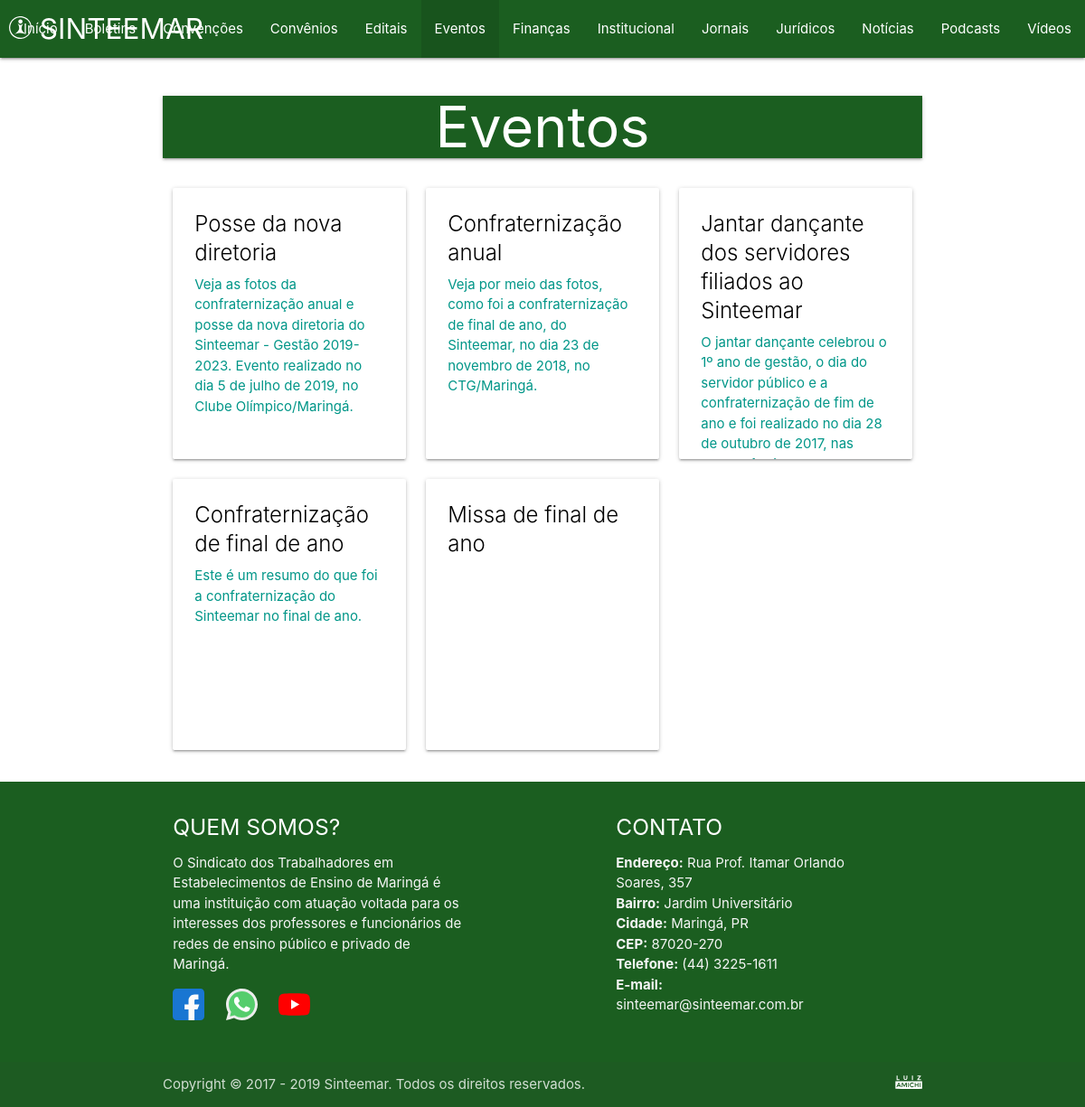
The page /eventos.php on the database its author committed.
### tables this page shows
CREATE TABLE IF NOT EXISTS `EVENTOS` (
	`ID` INT NOT NULL AUTO_INCREMENT PRIMARY KEY,
	`TITULO` VARCHAR(128) NOT NULL,
	`TEXTO` TEXT NULL,
	`IMAGENS` VARCHAR(64) NOT NULL
);

### sgc/dao.php (called while the page is built, shortened)
<?php
	function mysql() {
		$host = 'sinteemar.com.br';
		$user = 'sint';
		$password = 'Senha do banco de dados';
		$name = 'sint_2019';
		try {
			$connection = new mysqli($host, $user, $password, $name);
			$connection->set_charset('utf8');
		}
		catch(Exception $e) {
			$connection = null;
		}
		finally {
			return $connection;
		}
	}
	function sql_length($table, $condition=null) {
		$query = 'SELECT COUNT(*) FROM ' . $table . ($condition ? ' WHERE ' . $condition : '') . ';';
		$rows = 0;
		if($sql = mysql()) {
			try {
				$result = $sql->query($query);
				$rows = $result->fetch_assoc()['COUNT(*)'];
			}
			finally {
				mysqli_close($sql);
			}
		}
		return $rows;
	}
	function sql_read($table, $condition=null, $unique=false) {
		$query = 'SELECT @ROW_NUMBER:=@ROW_NUMBER+1 AS ROWNUM, 1 FIX, ' . $table . '.* FROM ' . $table . ', (SELECT @ROW_NUMBER:=0) AS RN ' . ($condition ? ' WHERE ' . $condition : '') . ';';
		$rows = null;
		if($sql = mysql()) {
			try {
				$result = $sql->query($query);
				if($result->num_rows == 0)
					$rows = array();
				elseif($result->num_rows == 1)
					$rows = $unique ? $result->fetch_assoc() : array($result->fetch_assoc());
				else
					$rows = $unique ? $result->fetch_all(MYSQLI_ASSOC)[0] : $result->fetch_all(MYSQLI_ASSOC);
			}
			finally {
				mysqli_close($sql);
			}
		}
		return $rows;
	}
?>

### eventos.php (the view, shortened to what this page needs)
<?php
	require_once('sgc/dao.php');
	$id = filter_input(INPUT_GET, 'id', FILTER_SANITIZE_STRING);
	$page = max(1, filter_input(INPUT_GET, 'p', FILTER_SANITIZE_NUMBER_INT));
	$title = 'Eventos';
	if(!empty($id))
		$evento = sql_read($table='EVENTOS', $condition='ID=' . (int) base64_decode($id), $unique=true);
	else {
		$pages = ceil(sql_length($table='EVENTOS') / 24);
		$page = min($page, $pages);
		$eventos = sql_read($table='EVENTOS', $condition='ID > 0 ORDER BY ID DESC LIMIT ' . ($page - 1) * 24 . ', 24', $unique=false);
	}
	require_once('cabecalho.php');
?>
	<div class="container">
		<div class="col darken-4 green">
			<h1 class="center-align white-text z-depth-1"><?= $evento['TITULO'] ?? $title ?></h1>
		</div>
<?php
	if(isset($evento) && !empty($evento)) {
		if($evento['TEXTO']) {
?>
		<div><?= $evento['TEXTO'] ?></div>
		<br/><br/>
<?php
		}
		if(is_dir($evento['IMAGENS'])) {
			foreach(array_slice(scandir($evento['IMAGENS']), 2) as $imagem) {
				if(in_array(pathinfo($imagem)['extension'], array('jpeg', 'jpg', 'png'))) {
?>
		<img alt="Evento" class="responsive-img" src="<?= $website . $evento['IMAGENS'] . $imagem ?>" width="232"/>
<?php
				}
			}
		}
	}
	elseif(isset($eventos) && !empty($eventos)) {
?>
		<div class="row">
<?php
		foreach($eventos as $evento) {
?>
			<div class="col m4 s6">
				<a href="<?= $website ?>eventos.php?id=<?= rtrim(strtr(base64_encode($evento['ID']), '+/', '-_'), '=') ?>">
					<div class="card small">
						<div class="card-content">
							<span class="black-text card-title"><?= $evento['TITULO'] ?></span>
							<div class="teal-text"><?= strip_tags($evento['TEXTO']) ?></div>
						</div>
					</div>
				</a>
			</div>
<?php
		}
?>
		</div>
<?php
	}
?>
	</div>
<?php
	require_once('rodape.php');
?>

### rows shown on the page
eventos: TITULO "Posse da nova diretoria", TEXTO "Veja as fotos da confraternização anual e posse da nova diretoria do Sinteemar - Gestão 2019-2023. Evento realizado no dia 5 de julho de 2019, no Clube Olímpico/Maringá."
eventos: TITULO "Confraternização anual", TEXTO "Veja por meio das fotos, como foi a confraternização de final de ano, do Sinteemar, no dia 23 de novembro de 2018, no CTG/Maringá."
eventos: TITULO "Jantar dançante dos servidores filiados ao Sinteemar", TEXTO "O jantar dançante celebrou o 1º ano de gestão, o dia do servidor público e a confraternização de fim de ano e foi realizado no dia 28 de outubro de 2017, nas…"
eventos: TITULO "Confraternização de final de ano", TEXTO "Este é um resumo do que foi a confraternização do Sinteemar no final de ano."
eventos: TITULO "Missa de final de ano"

### other values the page prints
$evento['TITULO'] "Eventos"
